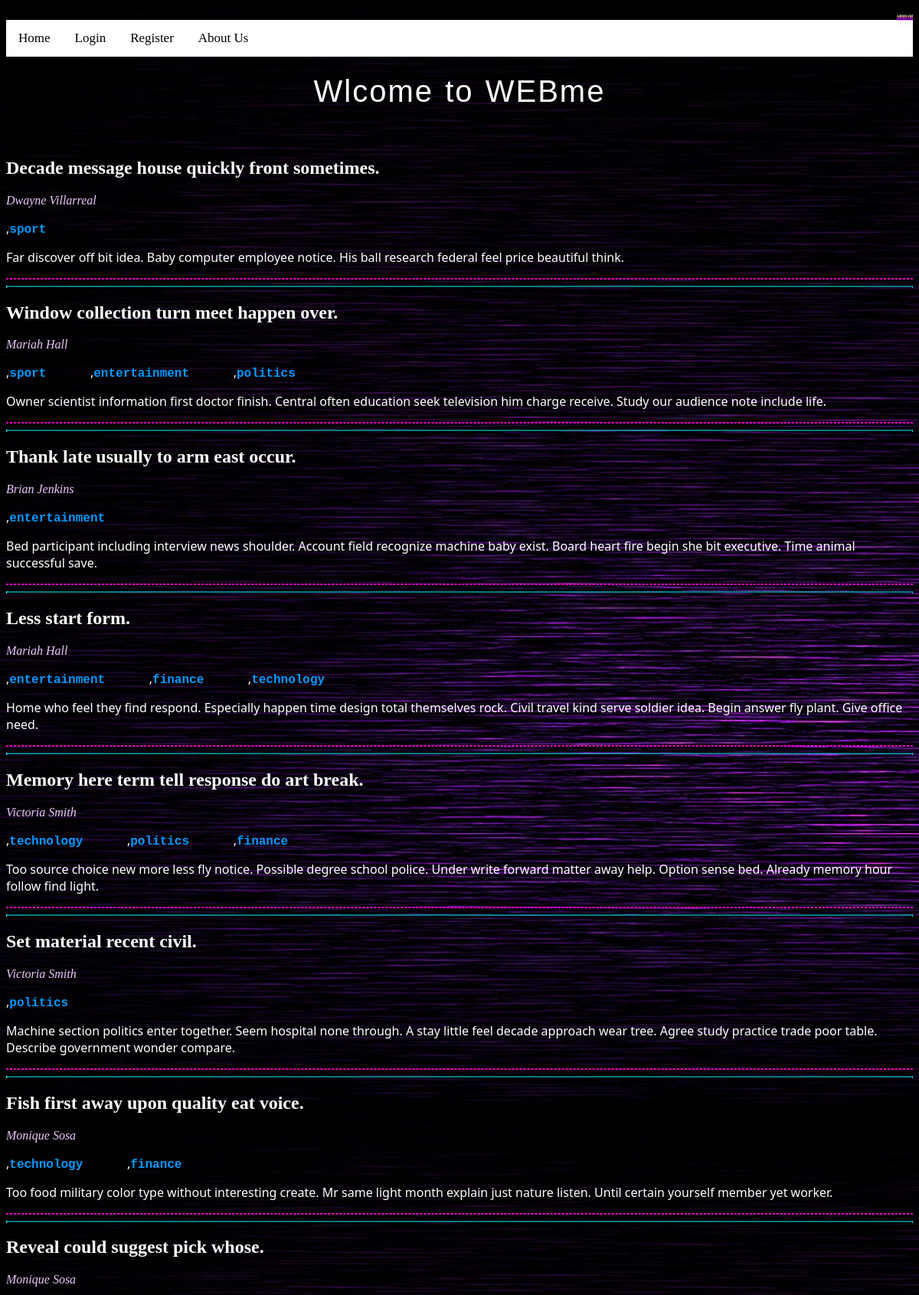
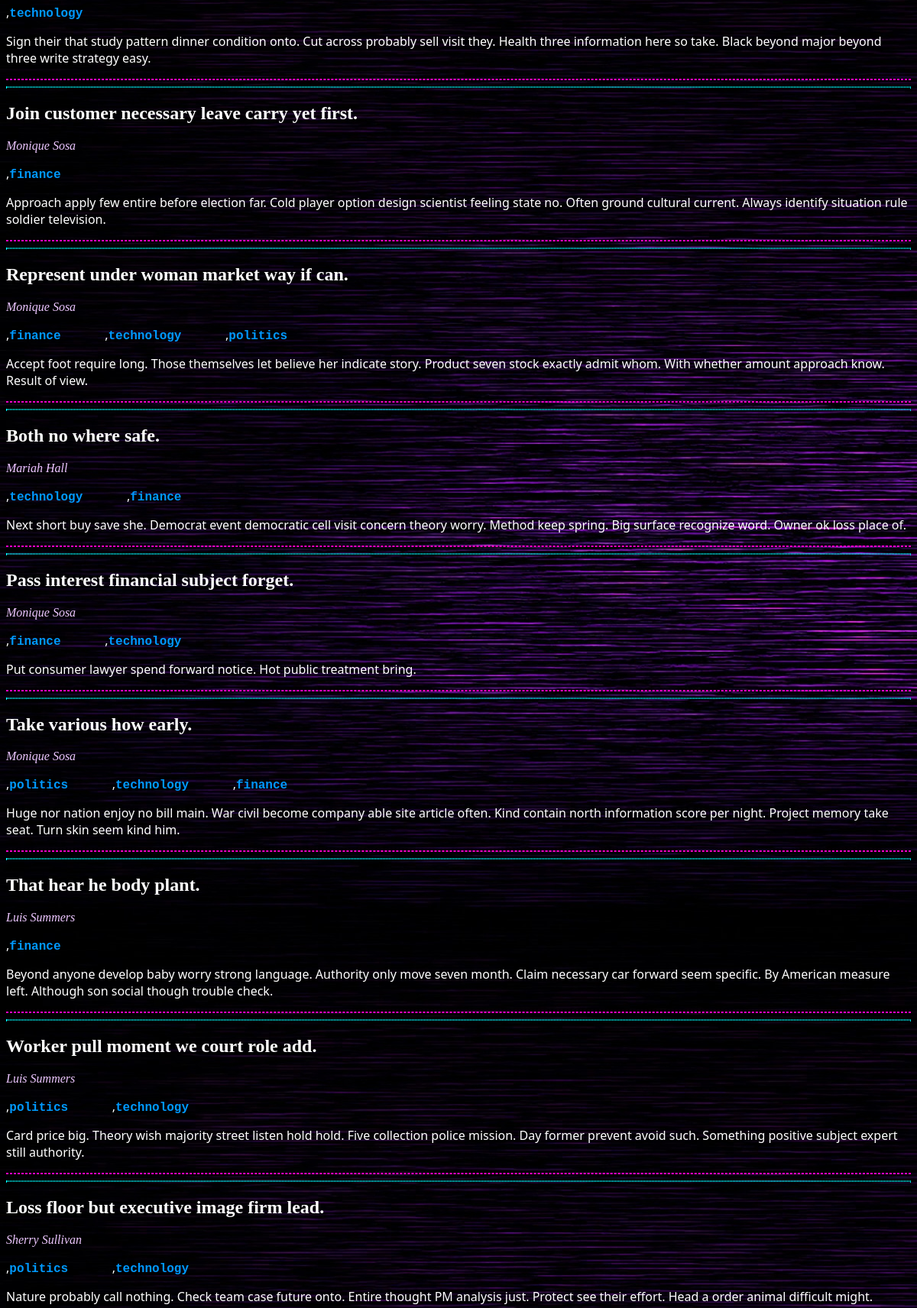
The page / (upper part) on the database its author committed (2 pictures, top to bottom).
### weblog.py (models this page shows)
class Post(db.Model):
    id = db.Column(db.Integer, primary_key=True)
    title = db.Column(db.String(200), nullable=False)
    image = db.Column(db.String(200))
    video = db.Column(db.String(200))
    content = db.Column(db.String(1000), nullable=False)
    date_created = db.Column(db.DateTime, default=datetime.now())
    author_id = db.Column(db.Integer, db.ForeignKey('user.id'))
    labels = db.relationship('Tag', secondary='post_tag', backref='posts_labeled')

class User(db.Model, UserMixin):
    id = db.Column(db.Integer, primary_key=True)
    name = db.Column(db.String(50), nullable=False)
    username = db.Column(db.String(50), nullable=False, unique=True)
    password = db.Column(db.String(30), nullable=False)
    role = db.Column(db.String(10), nullable=False)
    posts = db.relationship('Post', backref='author')

class Tag(db.Model):
    id = db.Column(db.Integer, primary_key=True)
    name = db.Column(db.String(50), nullable=False)

### weblog.py (the view)
@app.route('/')
def index():
    posts = Post.query.all()
    return render_template('home.html', posts=posts)

### templates/home.html (shortened to what this page needs)
{% extends 'base.html' %}
{% block content %}
<div class="AS">
    <span>A</span>
    <span>R</span>
    <span>S</span>
    <span>H</span>
    <span>A</span>
    <span>M</span>
</div>
<link rel="stylesheet" href="{{url_for('static', filename='main3.css')}}">
<div id="navbar" class="topnav">
    <a class="toolb" href="{{url_for('index')}}">Home</a>
    <a class="toolb" href="{{url_for('login')}}">Login</a>
    <a class="toolb" href="{{url_for('register')}}">Register</a>
    <a class="toolb" href="{{url_for('about')}}">About Us</a>
</div>
<div class="geeks">
        <span>W</span><span>l</span><span>c</span><span>o</span><span>m</span><span>e  </span> <span>t</span><span>o  </span><span>W</span><span>E</span><span>B</span><span>m</span><span>e</span>
</div>
{% for post in posts %}
<h2>{{post.title}}</h2>
<i><a href="/by/{{post.author.id}}">{{post.author.name}}</a></i>
<p>{% for tag in post.labels %},<b><a class="tagss" href="/tag/{{tag.name}}">{{tag.name}}      </a></b>{% endfor %}</p>
<p>{{post.content}}</p>
<hr>
<hr>
{% endfor %}
{% endblock %}

### templates/base.html (shortened to what this page needs)
<!DOCTYPE html>
<html lang="en">
<head>
</head>
<body>
    {% block content %}<link rel="stylesheet" href="static/main.css" />{% endblock %}
</body>
</html>

### static/main3.css (style rules this page uses)
a { text-align: right; }
i>a:link { text-decoration: none; color: rgb(237, 199, 255); }
html { color: white; background-image: url("darkpurple.jpg") }
p { font-family:'Segoe UI', Tahoma, Geneva, Verdana, sans-serif }
.tagss:link { color: #0099ff; text-decoration: none; white-space:pre-wrap; font-family: 'Courier New', Courier, monospace; }
hr { border: 1px dashed rgb(255, 0, 200); }
a+hr, hr+hr { border: 1.5px dotted rgb(0, 245, 245); }
.topnav { overflow: hidden; background-color: #ffffff; }
.topnav a { float: left; color: #000000; text-align: center; padding: 14px 16px; text-decoration: none; font-size: 17px; }
.geeks { color: white; font-size: 40px; font-weight: 500; letter-spacing: 1.5px; margin-top: 45px; margin-bottom: 30px; position: relative; animation: text 3s 1; left: 50%; transform: translate(-50%, -50%); text-align: center; letter-spacing: 2px; font-family: Impact, Haettenschweiler, 'Arial Narrow Bold', sans-serif; word-spacing: 2px; padding: 6px; white-space: nowrap; }
.geeks span { animation: animate 6s linear infinite; }
.geeks span:nth-child(1) { animation-delay: 0s; }
.geeks span:nth-child(2) { animation-delay: 0.1s; }
.geeks span:nth-child(3) { animation-delay: 0.2s; }
.geeks span:nth-child(4) { animation-delay: 0.3s; }
.geeks span:nth-child(5) { animation-delay: 0.4s; }
.geeks span:nth-child(6) { animation-delay: 0.5s; }
.geeks span:nth-child(8) { animation-delay: 0.9s; }
.geeks span:nth-child(9) { animation-delay: 0.8s; }
.geeks span:nth-child(11) { animation-delay: 1s; }
.geeks span:nth-child(12) { animation-delay: 1.1s; }
.geeks span:nth-child(13) { animation-delay: 1.2s; }
.geeks span:nth-child(14) { animation-delay: 1.3s; }
.geeks span:nth-child(15) { animation-delay: 1.4s; }
.AS { height: 100px; }
.AS span { position: relative; top: 10px; margin-bottom: 12.75px; display: inline-block; animation: bounce .3s ease infinite alternate; font-family: 'Titan One'cursive; font-size: 5px; color: #fff; text-shadow: 0 1px 0 rgb(255, 230, 0), 0 2px 0 rgb(195, 0, 255), 0 3px 0 rgb(195, 0, 255), 0 4px 0 rgb(195, 0, 255), 0 5px 0 rgb(195, 0, 255), 0 6px 0 transparent, 0 7px 0 transparent, 0 8px 0 transparent, 0 9px 0 transparent, 0 10px 10px rgba(0, 0, 0, 0.4); }
.AS span:nth-child(2) { animation-delay: .1s; }
.AS span:nth-child(3) { animation-delay: .2s; }
.AS span:nth-child(4) { animation-delay: .3s; }
.AS span:nth-child(5) { animation-delay: .4s; }
.AS span:nth-child(6) { animation-delay: .5s; }
.AS { width: 100%; height: 100%; background: rgba(255, 253, 253, 0); -webkit-font-smoothing: antialiased; display: flex; justify-content: right; align-items: right; }

### rows shown on the page
Post: title "Decade message house quickly front sometimes.", author.name "Dwayne Villarreal", content "Far discover off bit idea. Baby computer employee notice. His ball research federal feel price beautiful think."
Tag: name "sport"
Post: title "Window collection turn meet happen over.", author.name "Mariah Hall", content "Owner scientist information first doctor finish. Central often education seek television him charge receive. Study our audience note include life."
Tag: name "entertainment"
Tag: name "politics"
Post: title "Thank late usually to arm east occur.", author.name "Brian Jenkins", content "Bed participant including interview news shoulder. Account field recognize machine baby exist. Board heart fire begin she bit executive. Time animal successful save."
Post: title "Less start form.", author.name "Mariah Hall", content "Home who feel they find respond. Especially happen time design total themselves rock. Civil travel kind serve soldier idea. Begin answer fly plant. Give office need."
Tag: name "finance"
Tag: name "technology"
Post: title "Memory here term tell response do art break.", author.name "Victoria Smith", content "Too source choice new more less fly notice. Possible degree school police. Under write forward matter away help. Option sense bed. Already memory hour follow find light."
Post: title "Set material recent civil.", author.name "Victoria Smith", content "Machine section politics enter together. Seem hospital none through. A stay little feel decade approach wear tree. Agree study practice trade poor table. Describe government wonder compare."
Post: title "Fish first away upon quality eat voice.", author.name "Monique Sosa", content "Too food military color type without interesting create. Mr same light month explain just nature listen. Until certain yourself member yet worker."
Post: title "Reveal could suggest pick whose.", author.name "Monique Sosa", content "Sign their that study pattern dinner condition onto. Cut across probably sell visit they. Health three information here so take. Black beyond major beyond three write strategy easy."
Post: title "Join customer necessary leave carry yet first.", author.name "Monique Sosa", content "Approach apply few entire before election far. Cold player option design scientist feeling state no. Often ground cultural current. Always identify situation rule soldier television."
Post: title "Represent under woman market way if can.", author.name "Monique Sosa", content "Accept foot require long. Those themselves let believe her indicate story. Product seven stock exactly admit whom. With whether amount approach know. Result of view."
Post: title "Both no where safe.", author.name "Mariah Hall", content "Next short buy save she. Democrat event democratic cell visit concern theory worry. Method keep spring. Big surface recognize word. Owner ok loss place of."
Post: title "Pass interest financial subject forget.", author.name "Monique Sosa", content "Put consumer lawyer spend forward notice. Hot public treatment bring."
Post: title "Take various how early.", author.name "Monique Sosa", content "Huge nor nation enjoy no bill main. War civil become company able site article often. Kind contain north information score per night. Project memory take seat. Turn skin seem kind him."
Post: title "That hear he body plant.", author.name "Luis Summers", content "Beyond anyone develop baby worry strong language. Authority only move seven month. Claim necessary car forward seem specific. By American measure left. Although son social though trouble check."
Post: title "Worker pull moment we court role add.", author.name "Luis Summers", content "Card price big. Theory wish majority street listen hold hold. Five collection police mission. Day former prevent avoid such. Something positive subject expert still authority."
Post: title "Loss floor but executive image firm lead.", author.name "Sherry Sullivan", content "Nature probably call nothing. Check team case future onto. Entire thought PM analysis just. Protect see their effort. Head a order animal difficult might."
